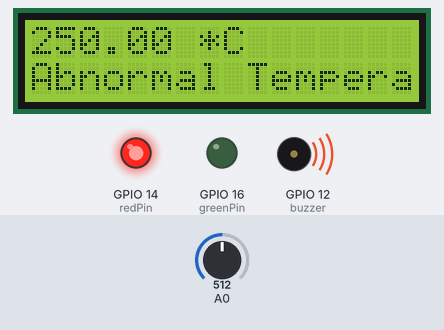
The sketch below on a simulated ESP8266 (NodeMCU). Shown: 16×2 character LCD, output pins drawn as LEDs (lit = HIGH), buzzer (waves = sounding, pin HIGH). The inputs (shaded band) are chosen by the test bench; at power-on: A0 = 512. WiFi joins after 1.5 s; servers stay silent unless stated; uploads are accepted with an empty reply; what the sketch prints to the serial monitor is not drawn.

Above: at 1.2 s.
1.3 s: A0 set to 80
At 4.1 s:
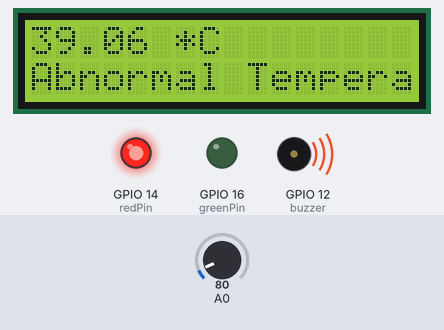
4.5 s: A0 set to 64
At 5.7 s:
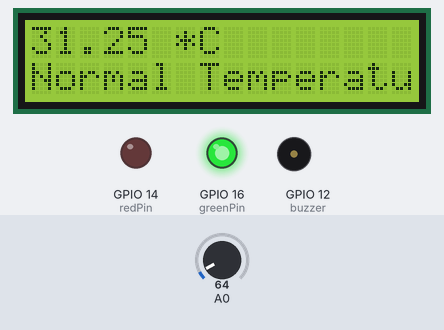
7.7 s: A0 set to 25
At 10.9 s:
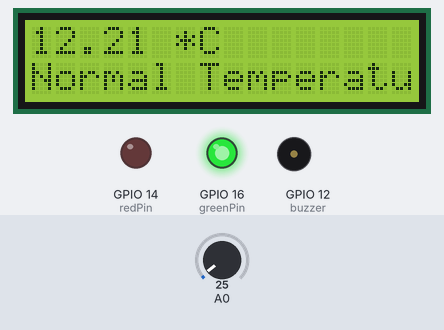
Timing chart, 0 to 12.4 s (numbered marks = the images above; inputs shaded):
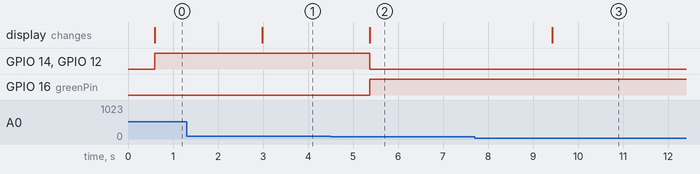

The sketch:

temptaker.ino
```cpp
#include<Wire.h>
#include<LiquidCrystal_I2C.h>
#include <ESP8266WiFi.h>
WiFiClient wifiClient;
int redPin = 14;
int greenPin = 16;
int buzzer = 12;
LiquidCrystal_I2C lcd(0x27, 16, 2);
const char* host = "192.168.1.150";
void setup() {
    WiFi.begin("dlink", "");
    Serial.begin(9600);
    pinMode(redPin, OUTPUT);
    pinMode(buzzer, OUTPUT);
    pinMode(greenPin, OUTPUT);
    lcd.init();
    lcd.backlight();
}
void loop() {
    int rawData = analogRead(A0);
    float vcc = 5.0;
    float voltage = rawData * (vcc / 1024.0);
    float temperature = voltage * 100;
    Serial.print("Temperature: ");
    Serial.print(temperature);
    Serial.println(" *C");
    delay(500);
    lcd.clear();
    lcd.setCursor(0,0);
    lcd.print(temperature);
    lcd.print(" *C");
    lcd.setCursor(0,1);
    lcd.print(temperature > 35 ? "Abnormal" : "Normal");
    lcd.print(" Temperature");

    String postData="";
    String my_device = "340722SPE0542022";
    postData = "device="+my_device+"&distance="+(String)temperature;

    if(temperature > 35){
        digitalWrite(greenPin,LOW);
        digitalWrite(redPin,HIGH);
        digitalWrite(buzzer, HIGH);
        delay(100);
        sendData(80, "192.168.1.150", "/iot/" , postData);
    delay(1000);
    }
    else{
      digitalWrite(greenPin,HIGH);
      digitalWrite(redPin,LOW);
      digitalWrite(buzzer, LOW);
      delay(1000);
      }
   delay(500);
}
void sendData(const int httpPort, const char* host,const char* filepath , String data){

  wifiClient.connect(host, httpPort);

  wifiClient.println("POST "+(String)filepath+" HTTP/1.1");
  wifiClient.println("Host: " + (String)host);
  wifiClient.println("User-Agent: ESP8266/1.0");
  wifiClient.println("Content-Type: application/x-www-form-urlencoded");
  wifiClient.println("Content-Length: " +(String)data.length());
  wifiClient.println();
  wifiClient.print(data);

  Serial.println("Response: " + wifiClient.readStringUntil('\n'));

}
```

Measured:
- the behaviour switches between 72 and 71 on A0 (found by bisection; images 1 and 2)
- after the input at 1.3 s, the display: changes after 1.7 s (image 1)
- after the input at 4.5 s, GPIO 14 (redPin), GPIO 12 (buzzer): HIGH → LOW after 0.88 s; GPIO 16 (greenPin): LOW → HIGH after 0.88 s; the display: changes after 0.88 s (image 2)
- after the input at 7.7 s, the display: changes after 1.7 s (image 3)
